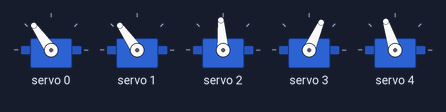
A sketch run on a simulated Arduino Uno, built with avr-gcc and run on an emulated ATmega328P. Shown: 5 × servo. Random numbers use the default seed unless the sketch sets one.

Above: at 2.8 s.
At 11.8 s:
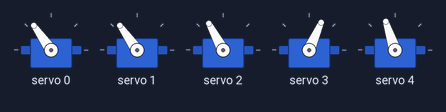
At 21.9 s:
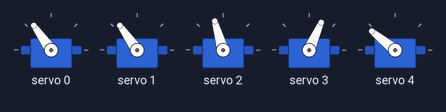
At 38.0 s:
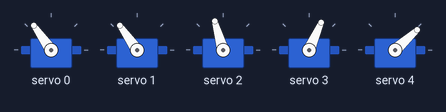
Timing chart, 0 to 40.0 s (numbered marks = the images above):
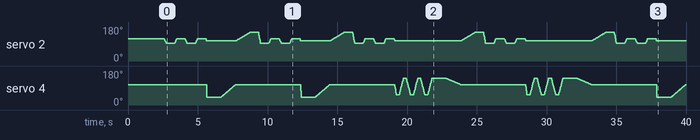

The sketch:

rock_paper_scissors.ino
```cpp
#include <Wire.h>
#include <Adafruit_PWMServoDriver.h>
#include <math.h>

Adafruit_PWMServoDriver pwm = Adafruit_PWMServoDriver();
#define SERVO_FREQ 50

struct ServoLimits {
  int minPulse;
  int maxPulse;
};

ServoLimits config[] = {
  {150, 600}, // Motor 0: MG996R (Base)
  {150, 600}, // Motor 1: MG996R (Shoulder)
  {140, 580}, // Motor 2: MG90S  (Elbow)
  {140, 580}, // Motor 3: MG90S  (Wrist)
  {130, 550}  // Motor 4: SG90   (Gripper)
};

// Array to track the current angle of each motor (Starting at 90 degrees)
int currentAngles[] = {90, 90, 90, 45, 90};

// Change how intensely the motors move
int intensity = 4;


// Moves multiple motors simultaneously from their current angles to their targets over `duration` ms
void moveMotorsSmooth(int motorNums[], int numMotors, int targetAngle, int duration) {

  int startAngles[numMotors];
  for (int i = 0; i < numMotors; i++) {
    startAngles[i] = currentAngles[motorNums[i]];
  }

  const int stepDelay = 20; // ms per step - lower = smoother, but more PWM writes
  int steps = duration / stepDelay;
  if (steps < 1) steps = 1;

  for (int step = 1; step <= steps; step++) {
    for (int i = 0; i < numMotors; i++) {
      int angle = startAngles[i] + (long)(targetAngle - startAngles[i]) * step / steps;
      moveMotor(motorNums[i], angle);
    }
    delay(stepDelay);
  }

  for (int i = 0; i < numMotors; i++) {
    currentAngles[motorNums[i]] = targetAngle;
  }
}


void setup() {
  Serial.begin(9600);
  pwm.begin();
  pwm.setPWMFreq(SERVO_FREQ);
  int m0[] = {0};
  moveMotorsSmooth(m0, 1, 90, 500);
  int m1[] = {1};
  moveMotorsSmooth(m1, 1, 90, 500);
  int m2[] = {2};
  moveMotorsSmooth(m2, 1, 90, 500);
  int m3[] = {3};
  moveMotorsSmooth(m3, 1, 45, 500);
  int m4[] = {4};
  moveMotorsSmooth(m4, 1, 90, 500);
}


void loop() {
  // decide between rock (0), paper (1), and scissors (2)
  int choice = random(3);
  // do the characteristic rock-paper-scissors motion
  int m2[] = {2};
  moveMotorsSmooth(m2, 1, 70, 150);
  delay(600);
  moveMotorsSmooth(m2, 1, 90, 150);
  delay(600);
  moveMotorsSmooth(m2, 1, 70, 150);
  delay(600);
  moveMotorsSmooth(m2, 1, 90, 150);
  delay(600);
  moveMotorsSmooth(m2, 1, 80, 50);
  int m4[] = {4};
  // make move based on randomly selected number
  if (choice == 0) {
    moveMotorsSmooth(m4, 1, 140, 50);
  } else if (choice == 1) {
    moveMotorsSmooth(m4, 1, 30, 50);
  } else {
    moveMotorsSmooth(m4, 1, 40, 100);
    delay(200);
    moveMotorsSmooth(m4, 1, 120, 300);
    delay(200);
    moveMotorsSmooth(m4, 1, 40, 300);
    delay(200);
    moveMotorsSmooth(m4, 1, 120, 300);
    delay(200);
    moveMotorsSmooth(m4, 1, 40, 300);
    delay(200);
    moveMotorsSmooth(m4, 1, 120, 300);
  }
  delay(1000);
  // get ready for another round
  moveMotorsSmooth(m4, 1, 90, 1000);
  moveMotorsSmooth(m2, 1, 120, 1000);
  delay(600);
}


void moveMotor(int motorNum, int angle) {
  int pulse = map(angle, 0, 180, config[motorNum].minPulse, config[motorNum].maxPulse);
  pwm.setPWM(motorNum, 0, pulse);
}
```
